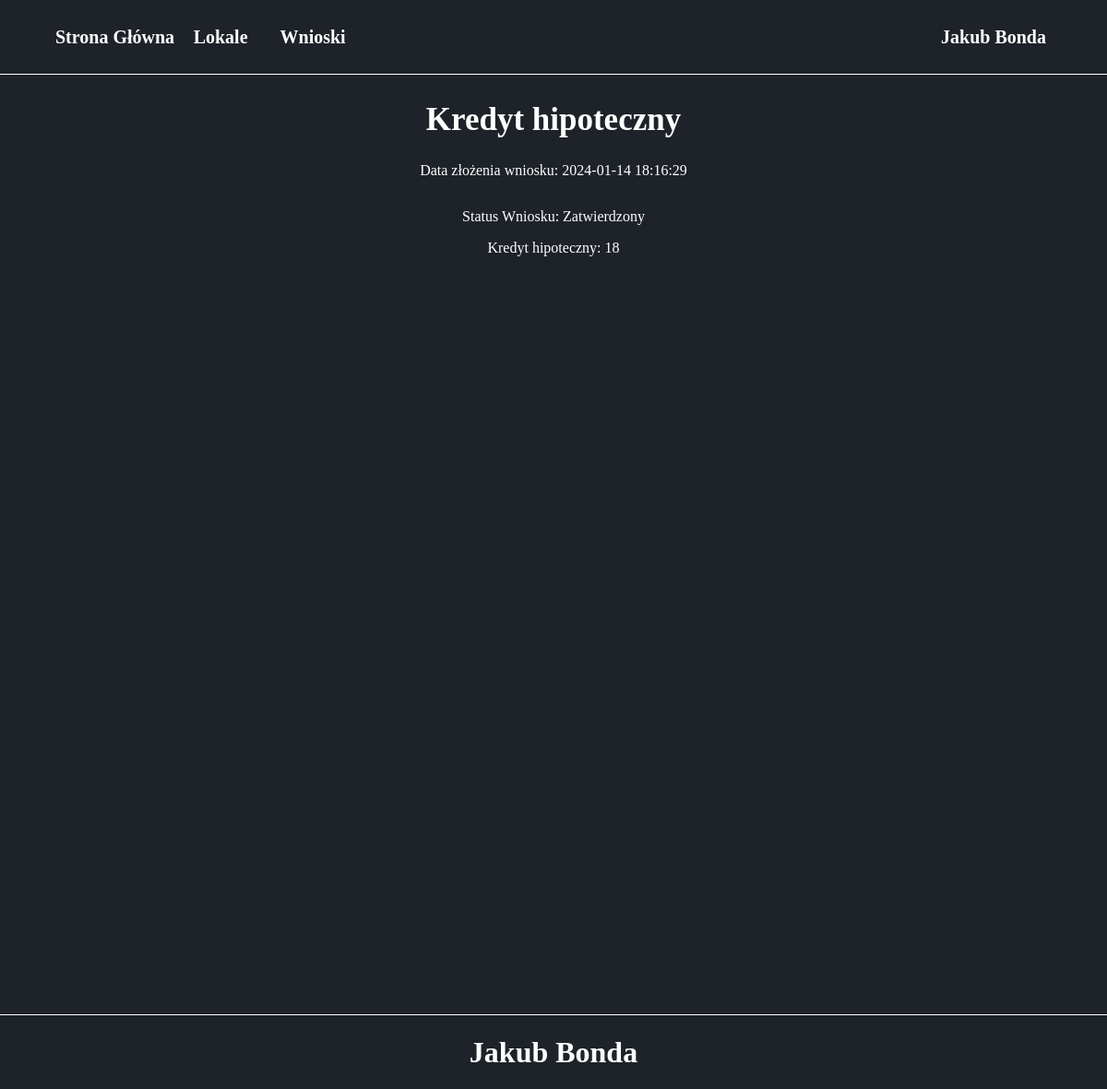
Page /BiuroWynajmu/Wnioski/Wniosek/index.php?ID_Wniosku=34 (signed in) on the committed database.
### tables this page shows
CREATE TABLE `wnioski` (
  `ID_Wniosku` int(10) UNSIGNED NOT NULL,
  `ID_Uzytkownika` int(10) UNSIGNED NOT NULL,
  `ID_Rodzaj_Wniosku` int(10) UNSIGNED NOT NULL,
  `Data_Wniosku` timestamp NOT NULL DEFAULT current_timestamp(),
  `ID_Status_Wniosku` int(10) UNSIGNED NOT NULL,
  `Data_Modyfikacji` timestamp NOT NULL DEFAULT current_timestamp() ON UPDATE current_timestamp()
);

CREATE TABLE `rodzaj_wniosku` (
  `ID_Rodzaj_Wniosku` int(10) UNSIGNED NOT NULL,
  `Nazwa_Rodzaju_Wniosku` varchar(255) NOT NULL,
  `Opis_Rodzaju_Wniosku` text DEFAULT NULL,
  `Data_Modyfikacji` timestamp NOT NULL DEFAULT current_timestamp() ON UPDATE current_timestamp()
);

CREATE TABLE `status_wniosek` (
  `ID_Status_Wniosku` int(10) UNSIGNED NOT NULL,
  `Nazwa_Statusu` varchar(255) NOT NULL,
  `Data_Modyfikacji` timestamp NOT NULL DEFAULT current_timestamp() ON UPDATE current_timestamp()
);

CREATE TABLE `kredyty` (
  `ID_Kredytu` int(10) UNSIGNED NOT NULL,
  `ID_Uzytkownika` int(10) UNSIGNED NOT NULL,
  `ID_Wniosku` int(10) UNSIGNED NOT NULL,
  `Kwota_Kredytu` decimal(10,2) NOT NULL,
  `Do_Splacenia` decimal(10,2) NOT NULL,
  `Rata_Kredytu` decimal(10,2) NOT NULL,
  `Ilosc_Rat_Do_Splacenia` int(11) NOT NULL,
  `Ile_Splaconych_Rat` int(11) NOT NULL,
  `Data_Wziecia_Kredytu` date NOT NULL DEFAULT current_timestamp(),
  `Data_Splacenia_Kredytu` date DEFAULT NULL,
  `Czy_Kredyt_Splacony` tinyint(1) NOT NULL,
  `Data_Modyfikacji` timestamp NOT NULL DEFAULT current_timestamp() ON UPDATE current_timestamp()
);

### BiuroWynajmu/Wnioski/Wniosek/index.php (the view, shortened to what this page needs)
<!DOCTYPE html>
<html lang="en">
<head>
	 <link rel="stylesheet" type="text/css" href="style/style.css"/>
	 <?php
	require('../../config.php');
	$conn = new mysqli($host, $user, $password, $database);
	 ?>
</head>
<body>
	<header>
		<div class="navbar">
			<a href="../../">Strona Główna</a>
			<a href="../../Lokale">Lokale</a>
			<?php
				if(isset($_SESSION['zalogowany'])&& ($_SESSION['zalogowany']==true)){
					echo '<a href="../">Wnioski</a>';
				}
			?>
			<div class="dropdown">
				<?php
					if(isset($_SESSION['zalogowany'])&& ($_SESSION['zalogowany']==true)){
						echo '
						<button class="dropbtn">'.$_SESSION['Imie'].' '.$_SESSION['Nazwisko'].'</button>
							<div class="dropdown-content">
								<a href="../../Konto/Dane/">Dane Konta</a>
								<a href="../../Konto/WynajeteLokale/">Wyanjęte Lokale</a>
								<a href="../../Konto/MojeWnioski/">Moje Wnioski</a>
								<a href="../../Konto/MojeKredyty/">Moje Kredyty</a>
								<a href="../../Konto/MojeTranzakcje/">Moje Tranzakcje</a>
								<a href="../../Konto/Wyloguj/logout.php">Wyloguj Się</a>
							</div>
						';
					}
					else{
						echo '<a href="../../Konto/Logowanie/">Zaloguj się</a>';
					}
				?>
			</div>
		</div>
    </header>
	<section>
		<article>
			<?php
				$zapytanieNr1 = "SELECT * FROM wnioski
					INNER JOIN rodzaj_wniosku ON wnioski.ID_Rodzaj_Wniosku = rodzaj_wniosku.ID_Rodzaj_Wniosku
					INNER JOIN status_wniosek ON status_wniosek.ID_Status_Wniosku = wnioski.ID_Status_Wniosku
					WHERE ID_Uzytkownika = ".$_SESSION['ID_Uzytkownika']." AND ID_Wniosku = ".$_GET['ID_Wniosku']."";
				$wynikZapytaniaNr1 = $conn->query($zapytanieNr1);
				if ($wynikZapytaniaNr1->num_rows == 1) {
					$row = $wynikZapytaniaNr1->fetch_object();
					$typWniosku = $row->Nazwa_Rodzaju_Wniosku;
					echo '<h1>'.$typWniosku.'</h1>';
					echo '<p>Data złożenia wniosku: '.$row -> Data_Wniosku.'</p>';
					echo '<p>Status Wniosku: '.$row -> Nazwa_Statusu.'</p>';
					if ($typWniosku == "Wynajem mieszkania") {
						$zapytanieWynajem = "SELECT * FROM wynajem WHERE ID_Wniosku = ".$row->ID_Wniosku."";
						$wynikWynajem = $conn->query($zapytanieWynajem);
						if ($wynikWynajem->num_rows == 1) {
							$wynajemRow = $wynikWynajem->fetch_object();
							echo "Wynajem mieszkania: ".$wynajemRow->ID_Lokalu;
						}
					} else if ($typWniosku == "Kredyt hipoteczny") {
						$zapytanieKredyt = "SELECT * FROM kredyty WHERE ID_Wniosku = ".$row->ID_Wniosku."";
						$wynikKredyt = $conn->query($zapytanieKredyt);
						if ($wynikKredyt->num_rows == 1) {
							$kredytRow = $wynikKredyt->fetch_object();
							echo "Kredyt hipoteczny: ".$kredytRow->ID_Kredytu;
						}
					} else if ($typWniosku == "Przedłużenie wynajmu") {
						$zapytaniePrzedluzenie = "SELECT * FROM przedluzenie_wynajmu WHERE ID_Wniosku = ".$row->ID_Wniosku."";
						$wynikPrzedluzenie = $conn->query($zapytaniePrzedluzenie);
						if ($wynikPrzedluzenie->num_rows == 1) {
							$przedluzenieRow = $wynikPrzedluzenie->fetch_object();
							echo "Przedłużenie wynajmu: ".$przedluzenieRow->ID_Przedluzenia;
						}
					} else {
						echo '<h1>Nieprawidłowy typ wniosku!</h1>';
					}
				}
				?>
		</article>
	</section>
	<footer>
        <?php require("../../stopka.php"); ?>
    </footer>
</body>
</html>

### BiuroWynajmu/Wnioski/Wniosek/style/style.css (style rules this page uses)
html, body { margin: 0; padding: 0; background-color: rgb(30, 34, 41); }
header { position: fixed; top: 0; margin: 0; width: 100%; height: 80px; border-bottom: 1px solid white; background-color: rgb(30, 34, 41); z-index: 2; }
header .navbar { overflow: hidden; background-color: rgb(30, 34, 41); width: 1200px; margin: auto; display: flex; }
header .navbar a { display: flex; justify-content: center; align-items: center; font-size: 16px; color: white; min-width: 100px; height: 80px; text-decoration: none; font-weight: bold; font-size: 20px; }
header .dropdown { margin-left: auto; overflow: hidden; }
header .dropdown .dropbtn { font-size: 16px; border: none; outline: none; color: white; min-width: 100px; height: 80px; background-color: rgb(30, 34, 41); font-family: inherit; margin: 0; font-weight: bold; font-size: 20px; }
section { margin-top: 100px; min-height: 1000px; z-index: 2; }
article { width: 1200px; margin: auto; display: flex; flex-direction: column; flex-wrap: wrap; align-items: center; color: white; }
article h1 { text-align: center; font-size: 35px; font-weight: bold; color: white; margin: 10px; }
footer { width: 100%; height: 80px; border-top: 1px solid white; background-color: rgb(30, 34, 41); margin: auto; display: flex; flex-wrap: wrap; align-items: center; justify-content: center; z-index: 2; }
@media (max-width: 1200px) { header .navbar { width: 90%; } }
@media (max-width: 1200px) { article { width: 100%; } }

### rows in the picture
wnioski: ID_Rodzaj_Wniosku.Nazwa_Rodzaju_Wniosku "Kredyt hipoteczny", Data_Wniosku "2024-01-14 18:16:29", ID_Status_Wniosku.Nazwa_Statusu "Zatwierdzony"
kredyty: ID_Kredytu "18"

### other values in the picture
$_SESSION['Imie'] "Jakub"
$_SESSION['Nazwisko'] "Bonda"
